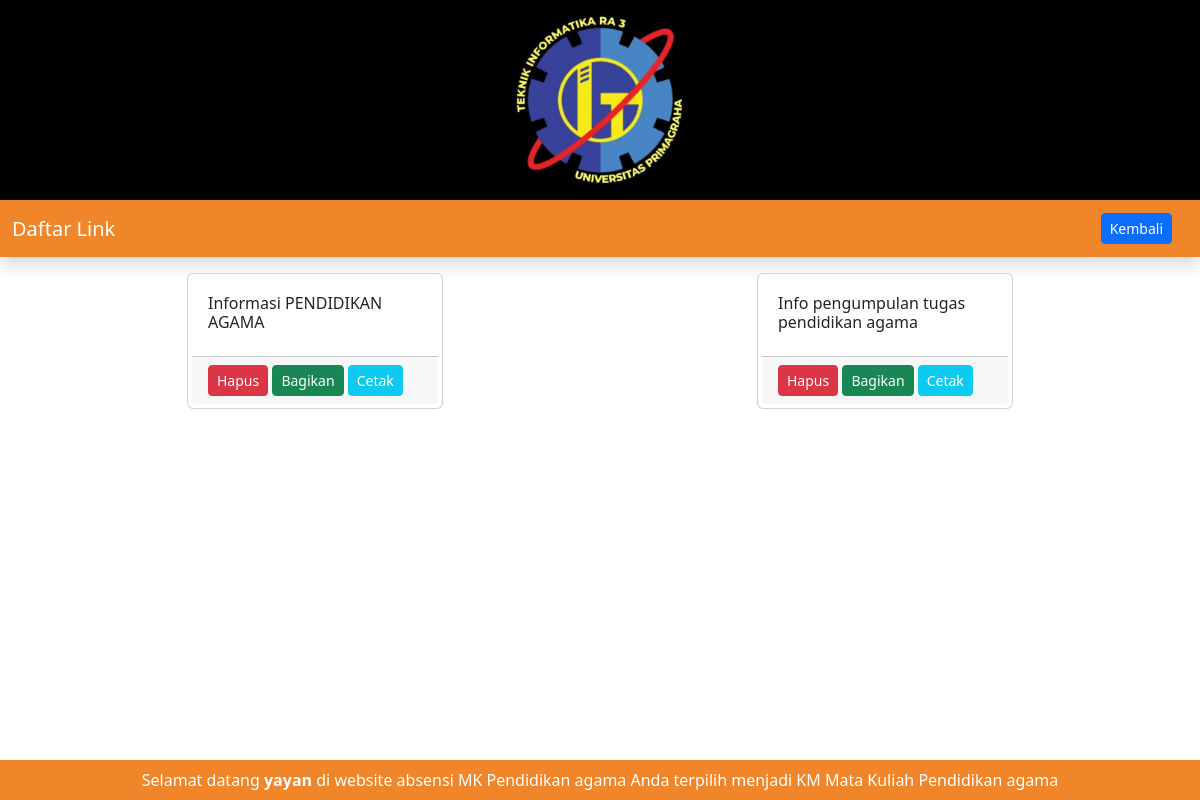
Page /user/readInfo.php (signed in) on the committed database.
### tables this page shows
CREATE TABLE `informasi` (
  `id` int(11) NOT NULL,
  `judul` varchar(200) NOT NULL,
  `tanggal` varchar(200) NOT NULL,
  `author` varchar(200) NOT NULL,
  `img` varchar(200) NOT NULL,
  `text` longtext NOT NULL
);

CREATE TABLE `user` (
  `id` int(11) NOT NULL,
  `username` varchar(200) NOT NULL,
  `password` varchar(200) NOT NULL,
  `level` varchar(40) NOT NULL,
  `mk` varchar(40) NOT NULL
);

### admin/sistem/functions.php (called while the page is built, shortened)
<?php
require 'config.php';
function query($query)
{
    global $conn;
    $result = mysqli_query($conn, $query);
    $rows = [];
    while ($row = mysqli_fetch_assoc($result)) {
        $rows[] = $row;
    }
    return $rows;
}

### user/readInfo.php (the view, shortened to what this page needs)
<?php
$id = $_SESSION['user'];
require '../admin/sistem/functions.php';
$user = query("SELECT * FROM user WHERE id = $id")[0];
$author = $user["username"];
$allLink = query("SELECT * FROM informasi WHERE author = '$author'");
$jmlLink = count(query("SELECT * FROM informasi WHERE author = '$author'"));
?>
<!DOCTYPE html>
<html lang="en">
<head>
    <link rel="stylesheet" href="../css/bootstrap.min.css">
</head>
<body>
    <div style="height: 200px;background-color: black;" class="d-flex justify-content-center">
        <img src="../img/ico.jpg" height="100%" width="200" class="rounded-circle" alt="">
    </div>
    <nav class="navbar shadow" style="background-color: #F08529;">
        <div class="container-fluid">
            <span class="navbar-brand mb-0 h1 text-white">Daftar Link</span>
            <span class="navbar-brand mb-0 h1 text-white d-flex">
                <a href="index.php" class="btn btn-primary btn-sm">Kembali</a>
            </span>
        </div>
    </nav>
    <div class="container mt-3">
        <?php if ($jmlLink >= 1) : ?>
            <div class="row d-flex justify-content-around">
                <?php foreach ($allLink as $link) : ?>
                    <div class="card text-dark mb-3 p-1" style="width: 16rem;">
                        <div class="card-body">
                            <h6 class="card-title"><?= $link["judul"]; ?></h6>
                        </div>
                        <div class="card-footer">
                            <a href="delNews.php?id=<?= $link['id']; ?>" onclick="return confirm('Yakin Anda Sudah Cetak Terlebih DahulU?');" class="btn btn-sm btn-danger">Hapus</a>
                            <a href="https://api.whatsapp.com/send?text=http://ra3upg.rf.gd/readNews.php?id=<?= $link['id']; ?>" class="btn btn-sm btn-success">Bagikan</a>
                            <a href="cetakInfo.php?id=<?= $link['id']; ?>" class="btn btn-sm btn-info text-white">Cetak</a>
                        </div>
                    </div>
                <?php endforeach; ?>
            </div>
        <?php endif; ?>
    </div>
    <footer class="fixed-bottom" style="background-color: #F08529; width: 100%; height: 40px; display: flex; justify-content: center; align-items: center;">
        <marquee class="text-white">Selamat datang <strong><?= $user['username']; ?></strong> di website absensi MK <?= $user['mk']; ?> Anda terpilih menjadi KM Mata Kuliah <?= $user['mk']; ?></marquee>
    </footer>
</body>
</html>

### rows in the picture
informasi: judul "Informasi PENDIDIKAN AGAMA"
informasi: judul "Info pengumpulan tugas pendidikan agama"
user: username "yayan", mk "Pendidikan agama"
